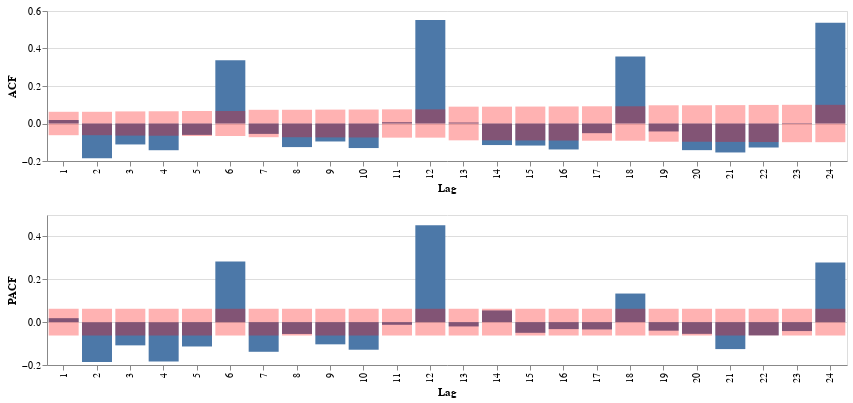

The notebook cell saved with this chart:
### Code cell
emp_not_sa = pd.read_csv("emp.csv", header=0, parse_dates=[0], index_col=0, squeeze=True)
corr = Corr(emp_not_sa.diff()[1:])
corr.plot()

### Figure 1 — Vega-Lite specification as saved in the notebook (floating-point values rounded to 4 significant figures)
{"config": {"view": {"continuousWidth": 400, "continuousHeight": 300}}, "vconcat": [{"layer": [{"mark": "bar", "encoding": {"tooltip": {"type": "quantitative", "field": "values", "format": ",.3f", "title": "ACF"}, "x": {"type": "nominal", "field": "index", "title": "Lag"}, "y": {"type": "quantitative", "field": "values", "title": "ACF"}}, "height": 150, "width": 800}, {"mark": {"type": "bar", "color": "red", "opacity": 0.3}, "encoding": {"x": {"type": "nominal", "field": "index"}, "y": {"type": "quantitative", "field": "ci_low"}}}, {"mark": {"type": "bar", "color": "red", "opacity": 0.3}, "encoding": {"x": {"type": "nominal", "field": "index"}, "y": {"type": "quantitative", "field": "ci_upp"}}}], "data": {"name": "data-9811e149dbe4d20ed666ba0806e42d01"}}, {"layer": [{"mark": "bar", "encoding": {"tooltip": {"type": "quantitative", "field": "values", "format": ",.3f", "title": "ACF"}, "x": {"type": "nominal", "field": "index", "title": "Lag"}, "y": {"type": "quantitative", "field": "values", "title": "PACF"}}, "height": 150, "width": 800}, {"mark": {"type": "bar", "color": "red", "opacity": 0.3}, "encoding": {"x": {"type": "nominal", "field": "index"}, "y": {"type": "quantitative", "field": "ci_low"}}}, {"mark": {"type": "bar", "color": "red", "opacity": 0.3}, "encoding": {"x": {"type": "nominal", "field": "index"}, "y": {"type": "quantitative", "field": "ci_upp"}}}], "data": {"name": "data-50e0c11ce4b923a2efe3c152ad0d0a0c"}}], "$schema": "https://vega.github.io/schema/vega-lite/v4.8.1.json", "datasets": {"data-9811e149dbe4d20ed666ba0806e42d01": [{"index": 1, "values": 0.01854, "ci_low": -0.06245, "ci_upp": 0.06245}, {"index": 2, "values": -0.1854, "ci_low": -0.06247, "ci_upp": 0.06247}, {"index": 3, "values": -0.1117, "ci_low": -0.06458, "ci_upp": 0.06458}, {"index": 4, "values": -0.1425, "ci_low": -0.06533, "ci_upp": 0.06533}, {"index": 5, "values": -0.06074, "ci_low": -0.06653, "ci_upp": 0.06653}, {"index": 6, "values": 0.3375, "ci_low": -0.06675, "ci_upp": 0.06675}, {"index": 7, "values": -0.05542, "ci_low": -0.0731, "ci_upp": 0.0731}, {"index": 8, "values": -0.1258, "ci_low": -0.07326, "ci_upp": 0.07326}, {"index": 9, "values": -0.09587, "ci_low": -0.0741, "ci_upp": 0.0741}, {"index": 10, "values": -0.1309, "ci_low": -0.07458, "ci_upp": 0.07458}, {"index": 11, "values": 0.00683, "ci_low": -0.07547, "ci_upp": 0.07547}, {"index": 12, "values": 0.5519, "ci_low": -0.07548, "ci_upp": 0.07548}, {"index": 13, "values": 0.005173, "ci_low": -0.08985, "ci_upp": 0.08985}, {"index": 14, "values": -0.1149, "ci_low": -0.08985, "ci_upp": 0.08985}, {"index": 15, "values": -0.1176, "ci_low": -0.09042, "ci_upp": 0.09042}, {"index": 16, "values": -0.1384, "ci_low": -0.09102, "ci_upp": 0.09102}, {"index": 17, "values": -0.05161, "ci_low": -0.09183, "ci_upp": 0.09183}, {"index": 18, "values": 0.3568, "ci_low": -0.09195, "ci_upp": 0.09195}, {"index": 19, "values": -0.04247, "ci_low": -0.0972, "ci_upp": 0.0972}, {"index": 20, "values": -0.1421, "ci_low": -0.09727, "ci_upp": 0.09727}, {"index": 21, "values": -0.1545, "ci_low": -0.09807, "ci_upp": 0.09807}, {"index": 22, "values": -0.1281, "ci_low": -0.09902, "ci_upp": 0.09902}, {"index": 23, "values": -0.002521, "ci_low": -0.09966, "ci_upp": 0.09966}, {"index": 24, "values": 0.5367, "ci_low": -0.09966, "ci_upp": 0.09966}], "data-50e0c11ce4b923a2efe3c152ad0d0a0c": [{"index": 1, "values": 0.01855, "ci_low": -0.06245, "ci_upp": 0.06245}, {"index": 2, "values": -0.1862, "ci_low": -0.06245, "ci_upp": 0.06245}, {"index": 3, "values": -0.1083, "ci_low": -0.06245, "ci_upp": 0.06245}, {"index": 4, "values": -0.1835, "ci_low": -0.06245, "ci_upp": 0.06245}, {"index": 5, "values": -0.1136, "ci_low": -0.06245, "ci_upp": 0.06245}, {"index": 6, "values": 0.2826, "ci_low": -0.06245, "ci_upp": 0.06245}, {"index": 7, "values": -0.1383, "ci_low": -0.06245, "ci_upp": 0.06245}, {"index": 8, "values": -0.05515, "ci_low": -0.06245, "ci_upp": 0.06245}, {"index": 9, "values": -0.1035, "ci_low": -0.06245, "ci_upp": 0.06245}, {"index": 10, "values": -0.1287, "ci_low": -0.06245, "ci_upp": 0.06245}, {"index": 11, "values": -0.01235, "ci_low": -0.06245, "ci_upp": 0.06245}, {"index": 12, "values": 0.4518, "ci_low": -0.06245, "ci_upp": 0.06245}, {"index": 13, "values": -0.02007, "ci_low": -0.06245, "ci_upp": 0.06245}, {"index": 14, "values": 0.05451, "ci_low": -0.06245, "ci_upp": 0.06245}, {"index": 15, "values": -0.04984, "ci_low": -0.06245, "ci_upp": 0.06245}, {"index": 16, "values": -0.03252, "ci_low": -0.06245, "ci_upp": 0.06245}, {"index": 17, "values": -0.03401, "ci_low": -0.06245, "ci_upp": 0.06245}, {"index": 18, "values": 0.1335, "ci_low": -0.06245, "ci_upp": 0.06245}, {"index": 19, "values": -0.03987, "ci_low": -0.06245, "ci_upp": 0.06245}, {"index": 20, "values": -0.05467, "ci_low": -0.06245, "ci_upp": 0.06245}, {"index": 21, "values": -0.1257, "ci_low": -0.06245, "ci_upp": 0.06245}, {"index": 22, "values": -0.06161, "ci_low": -0.06245, "ci_upp": 0.06245}, {"index": 23, "values": -0.0416, "ci_low": -0.06245, "ci_upp": 0.06245}, {"index": 24, "values": 0.2786, "ci_low": -0.06245, "ci_upp": 0.06245}]}}
